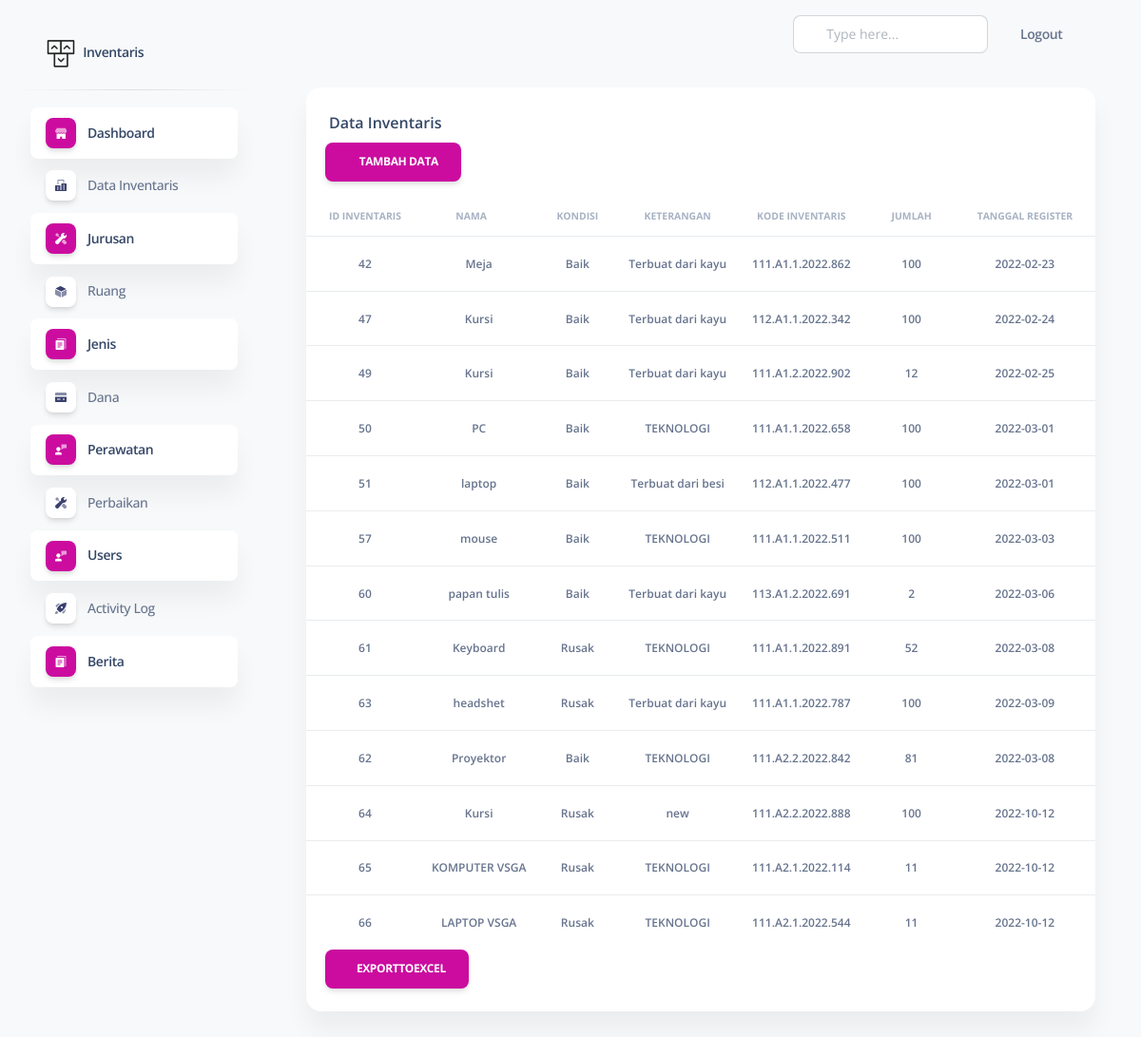
Page /includes/admin/index.php?page=data-inv (signed in) on the committed database.
### tables this page shows
CREATE TABLE `inventaris` (
  `id_inventaris` int(11) NOT NULL,
  `nama` varchar(100) NOT NULL,
  `kondisi` varchar(100) NOT NULL,
  `keterangan` varchar(100) NOT NULL,
  `nomor` int(11) NOT NULL,
  `jumlah` int(11) NOT NULL,
  `tanggal_register` date NOT NULL,
  `tahun_anggaran` int(11) NOT NULL,
  `id_dana` int(11) NOT NULL,
  `kode_inventaris` varchar(150) NOT NULL,
  `kode_jenis` varchar(100) NOT NULL,
  `id_ruang` int(11) NOT NULL,
  `id_level` int(11) NOT NULL,
  `kode_jurusan` int(11) NOT NULL,
  `berita` int(11) DEFAULT NULL
);

### includes/admin/inven/data_inv.php (the view, shortened to what this page needs)
<!DOCTYPE html>
<html lang="en">
<head>
  <link rel="stylesheet" type="text/css" href="https://cdnjs.cloudflare.com/ajax/libs/twitter-bootstrap/5.0.1/css/bootstrap.min.css">
<link rel="stylesheet" type="text/css" href="https://cdn.datatables.net/1.11.4/css/dataTables.bootstrap5.min.css">
  <link href="../../assets/css/nucleo-icons.css" rel="stylesheet" />
  <link href="../../assets/css/nucleo-svg.css" rel="stylesheet" />
  <link href="../../assets/css/nucleo-svg.css" rel="stylesheet" />
  <link id="pagestyle" href="../../assets/css/soft-ui-dashboard.css?v=1.0.3" rel="stylesheet" />
</head>
<body class="g-sidenav-show  bg-gray-100">
    <div class="container-fluid py-4">
      <div class="row">
        <div class="col-12">
          <div class="card mb-4">
            <div class="card-header pb-0">
              <h6>Data Inventaris</h6>
            </div>
             <div style="margin-left: 20px;">
        <a href="?page=tambah-inv" class="btn btn-primary">
          <i class="fa fa-edit"></i> Tambah Data</a>
      </div>
            <div class="card-body px-0 pt-0 pb-2">
              <div class="table-responsive p-0">
                <table class="table align-items-center mb-0" id="example">
                  <thead>
                    <tr align="center">
                      <th class="text-uppercase text-secondary text-xxs font-weight-bolder opacity-7">ID INVENTARIS</th>
                      <th class="text-uppercase text-secondary text-xxs font-weight-bolder opacity-7 ps-2">NAMA</th>
                      <th class="text-center text-uppercase text-secondary text-xxs font-weight-bolder opacity-7">KONDISI</th>
                      <th class="text-center text-uppercase text-secondary text-xxs font-weight-bolder opacity-7">KETERANGAN</th>
                       <th class="text-center text-uppercase text-secondary text-xxs font-weight-bolder opacity-7">KODE INVENTARIS</th>
                       <th class="text-center text-uppercase text-secondary text-xxs font-weight-bolder opacity-7">JUMLAH</th>
                        <th class="text-center text-uppercase text-secondary text-xxs font-weight-bolder opacity-7">TANGGAL REGISTER</th>
                    </tr>
                  </thead>
                  <tbody>
<?php
    include '../../config/config.php';
    $data = mysqli_query($conn,"SELECT inventaris.*,dana.nama_dana,jenis.nama_jenis,jurusan.kode_jurusan,ruang.nama_ruang,level.nama_level FROM inventaris INNER JOIN dana ON dana.id_dana = inventaris.id_dana INNER JOIN jenis ON jenis.kode_jenis = inventaris.kode_jenis INNER JOIN jurusan ON jurusan.kode_jurusan = inventaris.kode_jurusan INNER JOIN ruang ON ruang.id_ruang = inventaris.id_ruang INNER JOIN level ON level.id_level = inventaris.id_level");
    while($d = mysqli_fetch_array($data)){
      ?>
                    <tr>
                       <td align="center">
                        <p class="text-xs font-weight-bold mb-0"><?php echo $d['id_inventaris']; ?></p>
                      </td>
                      <td align="center">
                        <p class="text-xs font-weight-bold mb-0"><?php echo $d['nama']; ?></p>
                      </td>
                    <td align="center">
                        <p class="text-xs font-weight-bold mb-0"><?php echo $d['kondisi']; ?></p>
                      </td>
                   <td align="center">
                        <p class="text-xs font-weight-bold mb-0"><?php echo $d['keterangan']; ?></p>
                      </td>
                       <td align="center">
                        <p class="text-xs font-weight-bold mb-0"><?php echo $d['kode_inventaris']; ?></p>
                      </td>
                      <td align="center">
                        <p class="text-xs font-weight-bold mb-0"><?php echo $d['jumlah']; ?></p>
                      </td>
                      <td align="center">
                        <p class="text-xs font-weight-bold mb-0"><?php echo $d['tanggal_register']; ?></p>
                      </td>
                    </tr>
                      <?php
    }
    ?>
                  </tbody>
                </table>
                  <div style="margin-left: 20px;">
                  <a href="inven/export.php"  class="btn btn-primary" style="margin-top:8 px"><i class="fa fa-print"></i>ExportToExcel</a>
                </div>
              </div>
            </div>
          </div>
        </div>
      </div>
    </div>
  </main>
</body>
</html>

### includes/admin/index.php (shortened to what this page needs)
<?php
include("../../config/config.php");
?>
<!DOCTYPE html>
<html lang="en">
<head>
<link rel="stylesheet" type="text/css" href="https://cdn.datatables.net/1.11.4/css/jquery.dataTables.min.css">
<link rel="stylesheet" type="text/css" href="https://cdn.datatables.net/1.11.4/js/jquery.dataTables.min.js">
  <link rel="stylesheet" type="text/css" href="https://cdnjs.cloudflare.com/ajax/libs/twitter-bootstrap/5.0.1/css/bootstrap.min.css">
<link rel="stylesheet" type="text/css" href="https://cdn.datatables.net/1.11.4/css/dataTables.bootstrap5.min.css">
  <link href="../../assets/css/nucleo-icons.css" rel="stylesheet" />
  <link href="../../assets/css/nucleo-svg.css" rel="stylesheet" />
  <link href="../../assets/css/nucleo-svg.css" rel="stylesheet" />
  <link id="pagestyle" href="../../assets/css/soft-ui-dashboard.css?v=1.0.3" rel="stylesheet" />
</head>
<body class="g-sidenav-show  bg-gray-100">
   <aside class="sidenav navbar navbar-vertical navbar-expand-xs border-0 border-radius-xl my-3 fixed-start ms-3 " id="sidenav-main">
    <div class="sidenav-header">
      <a class="navbar-brand m-0" href="https://demos.creative-tim.com/soft-ui-dashboard/pages/dashboard.html" target="_blank">
        <img src="../../assets/img/logo-ct.png" class="navbar-brand-img h-100" alt="main_logo">
        <span class="ms-1 font-weight-bold">Inventaris</span>
      </a>
    </div>
    <hr class="horizontal dark mt-0">
    <div class="collapse navbar-collapse  w-auto  max-height-vh-100 h-100" id="sidenav-collapse-main">
      <ul class="navbar-nav">
        <li class="nav-item">
          <a class="nav-link active" href="?page=default">
            <div class="icon icon-shape icon-sm shadow border-radius-md bg-white text-center me-2 d-flex align-items-center justify-content-center">
            </div>
            <span class="nav-link-text ms-1">Dashboard</span>
          </a>
        </li>
        <li class="nav-item">
          <a class="nav-link  " href="?page=data-inv">
            <div class="icon icon-shape icon-sm shadow border-radius-md bg-white text-center me-2 d-flex align-items-center justify-content-center">
            </div>
            <span class="nav-link-text ms-1">Data Inventaris</span>
          </a>
        </li>
          <li class="nav-item">
          <a class="nav-link active " href="?page=data-jur">
            <div class="icon icon-shape icon-sm shadow border-radius-md bg-white text-center me-2 d-flex align-items-center justify-content-center">
            </div>
            <span class="nav-link-text ms-1">Jurusan</span>
          </a>
        </li>
    <li class="nav-item">
          <a class="nav-link  " href="?page=data-ru">
            <div class="icon icon-shape icon-sm shadow border-radius-md bg-white text-center me-2 d-flex align-items-center justify-content-center">
            </div>
            <span class="nav-link-text ms-1">Ruang</span>
          </a>
        </li>
         <li class="nav-item">
          <a class="nav-link active " href="?page=data-jen">
            <div class="icon icon-shape icon-sm shadow border-radius-md bg-white text-center me-2 d-flex align-items-center justify-content-center">
            </div>
            <span class="nav-link-text ms-1">Jenis</span>
          </a>
        </li>
         <li class="nav-item">
          <a class="nav-link  " href="?page=data-dana">
            <div class="icon icon-shape icon-sm shadow border-radius-md bg-white text-center me-2 d-flex align-items-center justify-content-center">
            </div>
            <span class="nav-link-text ms-1">Dana</span>
          </a>
        </li>
            <li class="nav-item">
          <a class="nav-link active " href="?page=data-per">
            <div class="icon icon-shape icon-sm shadow border-radius-md bg-white text-center me-2 d-flex align-items-center justify-content-center">
            </div>
            <span class="nav-link-text ms-1">Perawatan</span>
          </a>
        </li>
        <li class="nav-item">
          <a class="nav-link " href="?page=data-perb">
            <div class="icon icon-shape icon-sm shadow border-radius-md bg-white text-center me-2 d-flex align-items-center justify-content-center">
            </div>
            <span class="nav-link-text ms-1">Perbaikan</span>
          </a>
        </li>
        <li class="nav-item">
          <a class="nav-link active  " href="?page=data-users">
            <div class="icon icon-shape icon-sm shadow border-radius-md bg-white text-center me-2 d-flex align-items-center justify-content-center">
            </div>
            <span class="nav-link-text ms-1">Users</span>
          </a>
        </li>
          <li class="nav-item">
          <a class="nav-link  " href="?page=data-log">
            <div class="icon icon-shape icon-sm shadow border-radius-md bg-white text-center me-2 d-flex align-items-center justify-content-center">
            </div>
            <span class="nav-link-text ms-1">Activity Log</span>
          </a>
        </li>
         <li class="nav-item">
          <a class="nav-link active " href="?page=data-ber">
            <div class="icon icon-shape icon-sm shadow border-radius-md bg-white text-center me-2 d-flex align-items-center justify-content-center">
            </div>
            <span class="nav-link-text ms-1">Berita</span>
          </a>
        </li>
      </ul>
    </div>
  </aside>
  <main class="main-content position-relative max-height-vh-100 h-100 mt-1 border-radius-lg ">
    <nav class="navbar navbar-main navbar-expand-lg px-0 mx-4 shadow-none border-radius-xl" id="navbarBlur" navbar-scroll="true">
      <div class="container-fluid py-1 px-3">
        <div class="collapse navbar-collapse mt-sm-0 mt-2 me-md-0 me-sm-4" id="navbar">
          <div class="ms-md-auto pe-md-3 d-flex align-items-center">
            <div class="input-group">
              <span class="input-group-text text-body"><i class="fas fa-search" aria-hidden="true"></i></span>
              <input type="text" class="form-control" placeholder="Type here...">
            </div>
          </div>
          <ul class="navbar-nav  justify-content-end" >
            <li class="nav-item d-flex align-items-center"  >
              <a href="#" class="nav-link text-body font-weight-bold px-0" data-bs-toggle="modal" data-bs-target="#exampleModal">
                <i class="  fa fa-sign-out me-sm-1" ></i>
                <span class="d-sm-inline d-none">Logout</span>
              </a>
            </li>
            <li class="nav-item px-3 d-flex align-items-center">
              <a href="javascript:;" class="nav-link text-body p-0">
                <i class="fa fa-cog fixed-plugin-button-nav cursor-pointer"></i>
              </a>
            </li>
          </ul>
        </div>
      </div>
    </nav>
    <div class="container-fluid">
      <?php
      if(isset($_GET['page'])){
          $hal = $_GET['page'];
          switch ($hal) {
        case 'data-inv':
          include "../admin/inven/data_inv.php";
          break;
          }
      }else{
              include "../default.php";
          }
    ?>
</body>
</html>

### assets/css/nucleo-svg.css (style rules this page uses)
.icon { display: inline-block; color: #111111; height: 1em; width: 1em; }
.icon-sm { height: 0.8em; width: 0.8em; }
.icon { fill: currentColor; stroke: none; }

### rows in the picture
inventaris: id_inventaris "42", nama "Meja", kondisi "Baik", keterangan "Terbuat dari kayu", kode_inventaris "111.A1.1.2022.862", jumlah "100", tanggal_register "2022-02-23"
inventaris: id_inventaris "47", nama "Kursi", kondisi "Baik", keterangan "Terbuat dari kayu", kode_inventaris "112.A1.1.2022.342", jumlah "100", tanggal_register "2022-02-24"
inventaris: id_inventaris "49", nama "Kursi", kondisi "Baik", keterangan "Terbuat dari kayu", kode_inventaris "111.A1.2.2022.902", jumlah "12", tanggal_register "2022-02-25"
inventaris: id_inventaris "50", nama "PC", kondisi "Baik", keterangan "TEKNOLOGI", kode_inventaris "111.A1.1.2022.658", jumlah "100", tanggal_register "2022-03-01"
inventaris: id_inventaris "51", nama "laptop", kondisi "Baik", keterangan "Terbuat dari besi", kode_inventaris "112.A1.1.2022.477", jumlah "100", tanggal_register "2022-03-01"
inventaris: id_inventaris "57", nama "mouse", kondisi "Baik", keterangan "TEKNOLOGI", kode_inventaris "111.A1.1.2022.511", jumlah "100", tanggal_register "2022-03-03"
inventaris: id_inventaris "60", nama "papan tulis", kondisi "Baik", keterangan "Terbuat dari kayu", kode_inventaris "113.A1.2.2022.691", jumlah "2", tanggal_register "2022-03-06"
inventaris: id_inventaris "61", nama "Keyboard", kondisi "Rusak", keterangan "TEKNOLOGI", kode_inventaris "111.A1.1.2022.891", jumlah "52", tanggal_register "2022-03-08"
inventaris: id_inventaris "63", nama "headshet", kondisi "Rusak", keterangan "Terbuat dari kayu", kode_inventaris "111.A1.1.2022.787", jumlah "100", tanggal_register "2022-03-09"
inventaris: id_inventaris "62", nama "Proyektor", kondisi "Baik", keterangan "TEKNOLOGI", kode_inventaris "111.A2.2.2022.842", jumlah "81", tanggal_register "2022-03-08"
inventaris: id_inventaris "64", nama "Kursi", kondisi "Rusak", keterangan "new", kode_inventaris "111.A2.2.2022.888", jumlah "100", tanggal_register "2022-10-12"
inventaris: id_inventaris "65", nama "KOMPUTER VSGA", kondisi "Rusak", keterangan "TEKNOLOGI", kode_inventaris "111.A2.1.2022.114", jumlah "11", tanggal_register "2022-10-12"
inventaris: id_inventaris "66", nama "LAPTOP VSGA", kondisi "Rusak", keterangan "TEKNOLOGI", kode_inventaris "111.A2.1.2022.544", jumlah "11", tanggal_register "2022-10-12"
